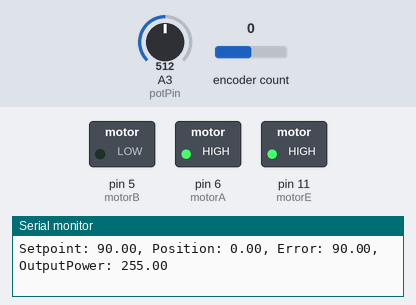
Bench run of a sketch on a simulated Arduino Uno, built with avr-gcc and run on an emulated ATmega328P. Shown: switched loads named in the sketch (green lamp = pin HIGH), the last lines printed to the serial monitor. The test bench sets the inputs (shaded band); at power-on: A3 (potPin) = 512, encoder count 0.

Above: at 1.2 s.
1.3 s: A3 (potPin) set to 13
2.8 s: A3 (potPin) set to 10
At 3.2 s:
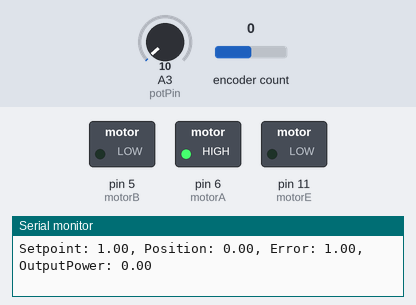
4.3 s: A3 (potPin) set to 122
At 5.6 s:
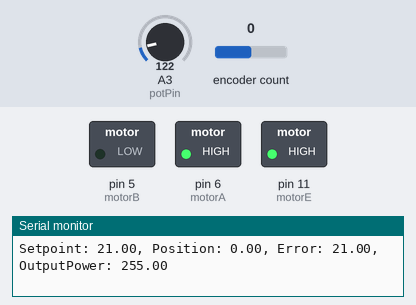
Timing chart, 0 to 7.3 s (numbered marks = the images above; inputs shaded):
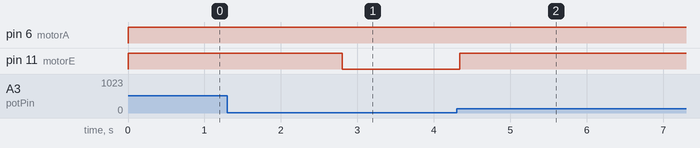

Measured:
- the behaviour switches between 12 and 11 on A3 (potPin) (found by bisection; images 0 and 1)
- after the input at 2.8 s, pin 11 (motorE): HIGH → LOW at once
- after the input at 4.3 s, pin 11 (motorE): LOW → HIGH at once

The sketch:

Bang_bang_motor_controller.ino
```cpp
#include <Encoder.h>

int encoderA = 3;
int encoderB = 2;

int motorA = 6;
int motorB = 5;
int motorE = 11;

// Potentiometer
int potPin = A3;
int potVal = 0;

Encoder myEncoder(encoderA, encoderB);

float pos = 0;
float setpoint = 0;
float output = 0;

float ticksPerDegree = 44.0 * 193.0 / 360.0 / 3.0;
float error = 0;

void forward()
{
    digitalWrite(motorA, HIGH);
    digitalWrite(motorB, LOW);
    analogWrite(motorE, 255);
}

void reverse()
{
    digitalWrite(motorA, LOW);
    digitalWrite(motorB, HIGH);
    analogWrite(motorE, 255);
}

void stopMotor()
{
    analogWrite(motorE, 0);
}

void setup()
{
    pinMode(motorA, OUTPUT);
    pinMode(motorB, OUTPUT);
    pinMode(motorE, OUTPUT);

    Serial.begin(9600);

    Serial.println("Bang-Bang Controller Ready");
}

void loop()
{
    // Read current position
    pos = myEncoder.read() / ticksPerDegree;

    // Read potentiometer
    potVal = analogRead(potPin);

    // Convert 0-1023 into desired angle (0-180 degrees)
    setpoint = map(potVal, 0, 1023, 0, 180);

    // Calculate error
    error = setpoint - pos;

    // Bang-Bang controller
    if (abs(error) < 2.0)
    {
        stopMotor();
        output = 0;
    }
    else if (error > 0)
    {
        forward();
        output = 255;
    }
    else
    {
        reverse();
        output = -255;
    }

    // Debug information
    Serial.print("Setpoint: ");
    Serial.print(setpoint);

    Serial.print(", Position: ");
    Serial.print(pos);

    Serial.print(", Error: ");
    Serial.print(error);

    Serial.print(", OutputPower: ");
    Serial.println(output);

    delay(100);
}
```

completed_bang_bang_controller.ino
```cpp
// #include <Encoder.h>

// int encoderA = 3;
// int encoderB = 2;

// Encoder myEncoder(encoderA, encoderB);

// // Motor pins
// int leftMotorPWM = 6;
// int rightMotorPWM = 11;

// // Control variables
// float desiredSpeed = 100;
// float measuredSpeed = 0;
// float error = 0;

// // Driver input
// int steering = 0;

// // Controller output
// int throttleCommand = 0;

// // Encoder tracking
// long previousTicks = 0;

// void setuppp()
// {
//     pinMode(leftMotorPWM, OUTPUT);
//     pinMode(rightMotorPWM, OUTPUT);

//     Serial.begin(9600);

//     Serial.println("Bang-Bang Speed Controller");
// }

// void looppp()
// {
//     // Measure wheel speed
//     long currentTicks = myEncoder.read();

//     measuredSpeed = currentTicks - previousTicks;

//     previousTicks = currentTicks;

//     // Calculate speed error
//     error = desiredSpeed - measuredSpeed;

//     // Bang-Bang Controller
//     if (abs(error) < 5)
//     {
//         throttleCommand = 0;
//     }
//     else if (error > 0)
//     {
//         throttleCommand = 100;
//     }
//     else
//     {
//         throttleCommand = -100;
//     }

//     // example steering input for testing / debugging
//     steering = 20;

//     // Steering vectorisation
//     int leftMotorPower = throttleCommand - steering;
//     int rightMotorPower = throttleCommand + steering;

//     // Clamp motor outputs
//     leftMotorPower = constrain(leftMotorPower, -100, 100);
//     rightMotorPower = constrain(rightMotorPower, -100, 100);

//     // Convert to PWM
//     int leftPWM = map(leftMotorPower, -100, 100, 0, 255);
//     int rightPWM = map(rightMotorPower, -100, 100, 0, 255);

//     analogWrite(leftMotorPWM, leftPWM);
//     analogWrite(rightMotorPWM, rightPWM);

//     // Debug output
//     Serial.print("Desired Speed: ");
//     Serial.print(desiredSpeed);

//     Serial.print(", Measured Speed: ");
//     Serial.print(measuredSpeed);

//     Serial.print(", Error: ");
//     Serial.print(error);

//     Serial.print(", Throttle: ");
//     Serial.print(throttleCommand);

//     Serial.print(", Left Motor: ");
//     Serial.print(leftMotorPower);

//     Serial.print(", Right Motor: ");
//     Serial.println(rightMotorPower);

//     delay(100);
// }
```
